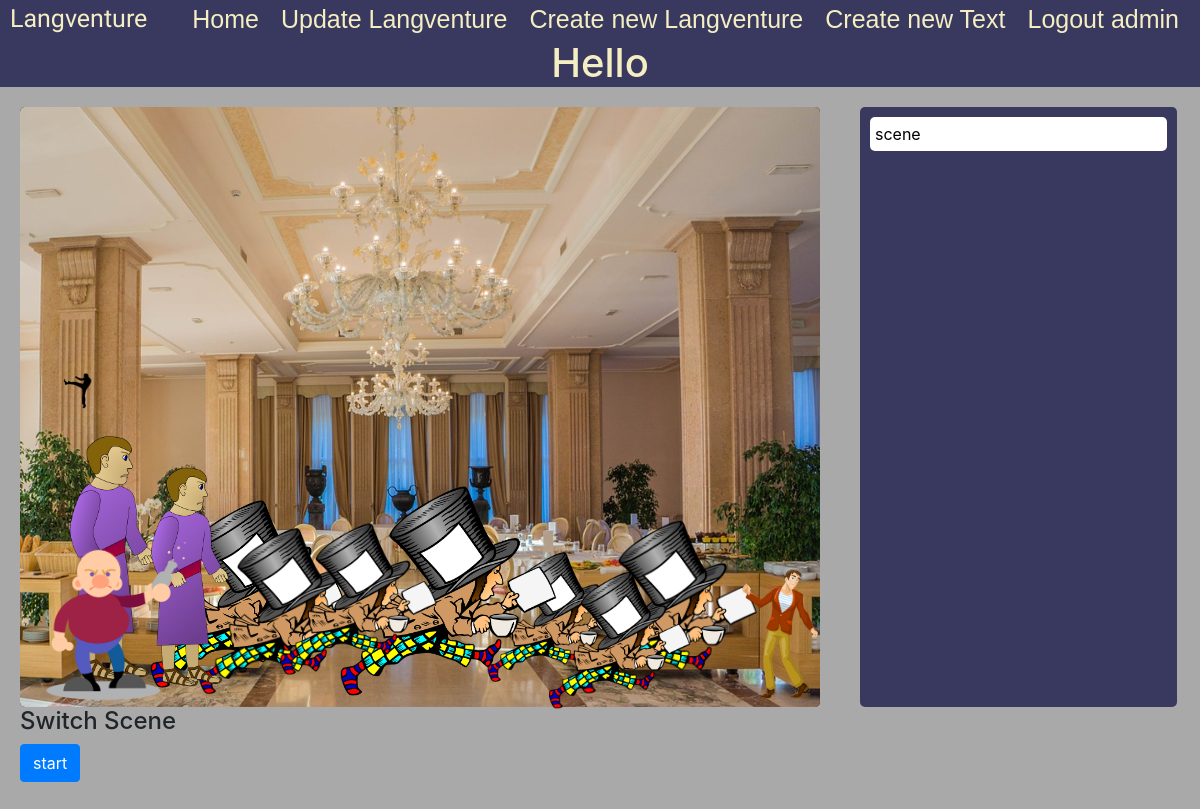
The app's page /story/7 (signed in) with its own data.
### gapfiller/models.py (models this page shows)
class User(AbstractUser):
    pass

### story/models.py (models this page shows)
class Story(models.Model):
    name = models.TextField()
    finished = models.BooleanField(default=False)
    user = models.ForeignKey(User, on_delete=models.CASCADE, related_name="storys", default="")

class Actor(models.Model):
    scene = models.ForeignKey(Scene, blank=True, default=None, on_delete=models.CASCADE, related_name="actors")
    name = models.TextField()
    image = models.ImageField(blank=True, default=None, upload_to="images")
    scale = models.TextField(default="scale(1)")
    top = models.TextField(default="10px")
    left = models.TextField(default="50px")

class Scene(models.Model):
    story = models.ForeignKey(Story, blank=True, default=None, on_delete=models.CASCADE, related_name="scenes")
    name = models.TextField()
    background = models.ImageField(blank=True, default=None, upload_to="images")
    description = models.TextField(default="")

### story/views.py (the view)
# urls.py: path("", include('story.urls')),
@login_required
def story(request, id):
    story = Story.objects.get(pk=id)
    current_scene = story.scenes.all().first()
    user = request.user
    return render(request, "story/show.html", {
        "story": story,
        "current_scene": current_scene,
        "knowledge_items": user.knowledge_items.all()
    })

### story/templates/story/show.html (shortened to what this page needs)
{% extends "gapfiller/layout.html" %}
{% block body %}
    <div class="actor_title">
            <h1>{{ story.name }}</h1>
    </div>
    <div class="create_section" style="min-height:100%;">
        {% for actor in current_scene.actors.all %}
                <img class="actor"
                     src="{{ actor.image.url }}"
                     data-scale="{{ actor.scale }}"
                     data-top="{{ actor.top }}"
                     data-left="{{ actor.left }}"
                     data-charid = "{{ actor.id }}"
                     style="position:absolute; margin-top:0px;">
        {% endfor %}
        <div>
            <div class="left_actor_box"
                 id="bg"
                 data-sceneid="{{ current_scene_id }}"
                 style="background:black; width:800px">
                <img src="{{ current_scene.background.url }}" style="width:800px;height:600px;border-radius:5px;">
            </div>
            <div class="right_actor_box" id="dialog_field">
                <div class="inner_box" style="padding:5px;height:600px">
                    <div id="description_box"
                         style="background:white;margin:5px;border-radius:5px;color:black;padding:5px"
                    >
                        {{ current_scene.description }}
                    </div>
                </div>
            </div>
            <div>
                <h4>Switch Scene</h4>
                {% for scene in story.scenes.all %}
                    {% if scene.id == current_scene.id %}
                        <a href="{% url 'story_scene' story.id scene.id %}" class="btn btn-primary">{{scene.name}}</a>
                    {% else %}
                        <a href="{% url 'story_scene' story.id scene.id %}" class="btn btn-secondary">{{scene.name}}</a>
                    {% endif %}
                {% endfor %}
            </div>
        </div>
    </div>
{% endblock %}

### gapfiller/templates/gapfiller/layout.html (shortened to what this page needs)
{% load static %}
<html lang="en">
<head>
    <link
        rel="stylesheet"
        href="https://unpkg.com/purecss@2.0.3/build/pure-min.css"
    />
    <link
        rel="stylesheet"
        href="https://netdna.bootstrapcdn.com/font-awesome/4.0.3/css/font-awesome.css"
    />
    <link rel="stylesheet" href="https://cdn.jsdelivr.net/npm/bootstrap@4.3.1/dist/css/bootstrap.min.css">
    <link rel="stylesheet" href="{% static 'gapfiller/main_style.css' %}">
    <link rel="stylesheet" href="{% static 'gapfiller/story.css' %}">
</head>
<body>
    <div class="header">
            <div  class="header_title" >
                Langventure
            </div>
            {% if user.is_authenticated %}
                <a class="header_link btn" href="logout"> Logout {{ user.get_username }} </a>
                <a class="header_link btn" href="{% url 'create' %}"> Create new Text </a>
                <a class="header_link btn" href="{% url 'create_story' %}"> Create new Langventure </a>
                <a class="header_link btn" href="{% url 'update_menu' %}"> Update Langventure </a>
            {% else %}
                <a class="header_link btn" href="{% url 'login' %}"> Login </a>
            {% endif %}
            <a class="header_link btn" href="{% url 'index' %}"> Home </a>
    </div>
    <div class="body_container">
        {% block body %}
        {% endblock %}
    </div>
</body>
</html>

### gapfiller/static/gapfiller/main_style.css (style rules this page uses)
body { margin:0px; padding:0px; background-color:darkgrey; /'lightgrey;*/ height:100%; min-height: 100%; }
.header { color: #f5eec2; background-color: #39395f; margin:0px; padding:0px; padding-left: 10px; padding-right: 10px; position: fixed; top:0; width:100%; }
.header_title { color: #f5eec2; font-family: Sriracha; font-size: 25px; float: left; }
.header_link { margin:0px; padding:0px; padding-right: 10px; padding-left: 10px; font-family: Arial; color: #f5eec2; font-size: 25px; margin-left:auto; float: right; }
html { height: 100%; min-height: 100%; }
.body_container { margin-top: 45px; height: 100%; }
.create_section { margin: 20px; }

### gapfiller/static/gapfiller/story.css (style rules this page uses)
.actor_title { background: #39395f; text-align: center; margin: 0px; color:#f5eec2; padding:0px; margin-top:-6px; }
.left_actor_box { width: 80%; display: inline-block; margin: 0px; border-radius:5px; }
.right_actor_box { width: 20%; display: inline-block; float: right; }
.inner_box { margin-right: 3px; background: #39395f; border-radius: 5px; padding: 3px; color: #f5eec2; }

### records on screen
User: get_username "admin"
Story: name "Hello"
Actor: image (picture)
Actor: image (picture)
Actor: image (picture)
Actor: image (picture)
Actor: image (picture)
Actor: image (picture)
Actor: image (picture)
Scene: background (picture), description "scene", name "start"
